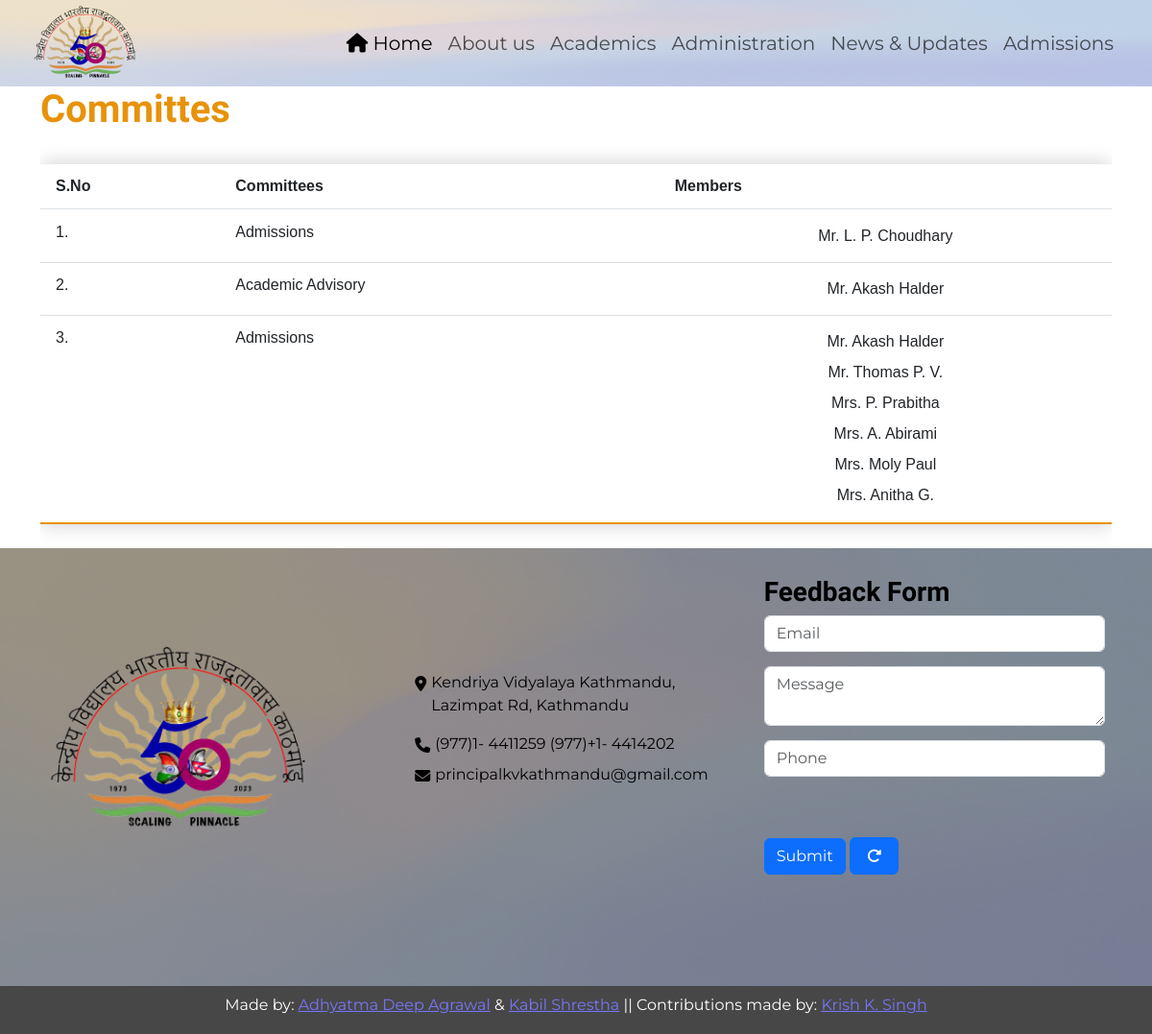
The app's page /Committees, older data.
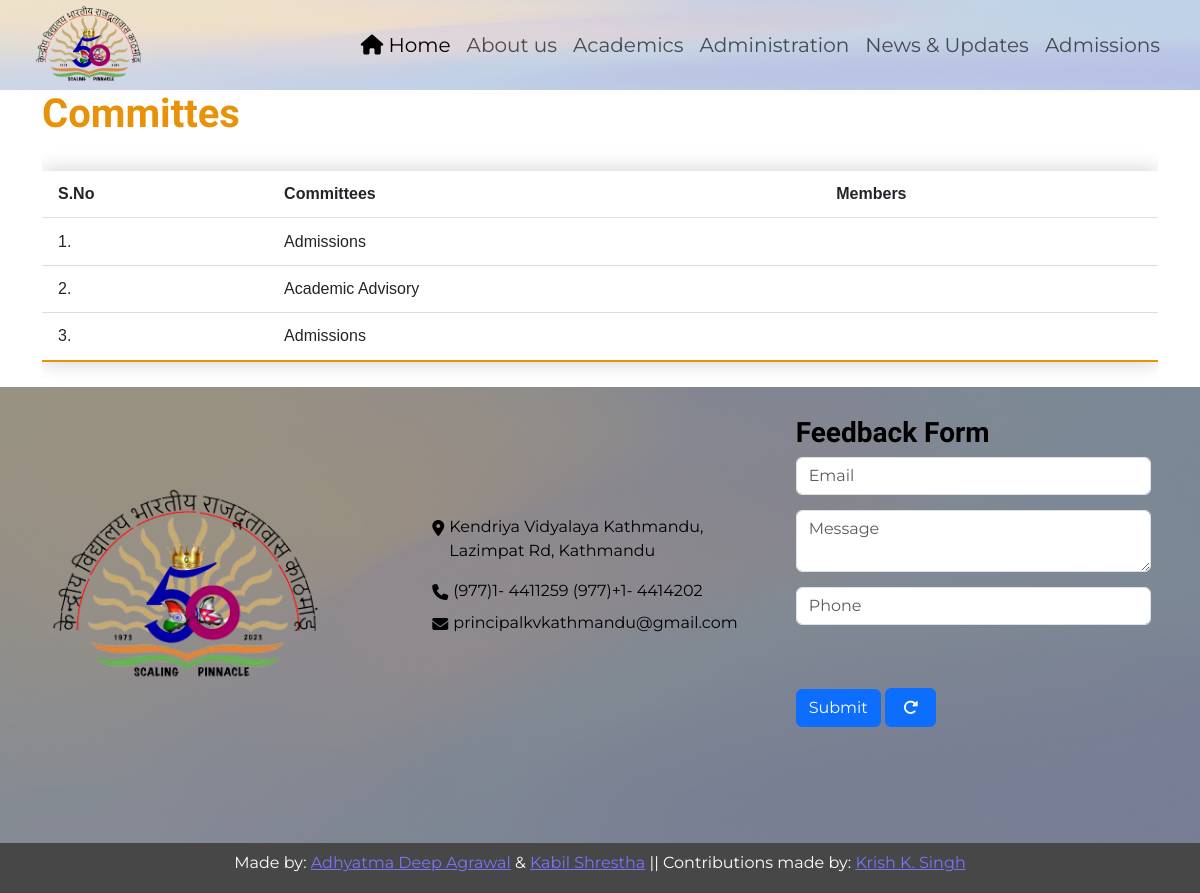
The same page, newer data.
### main_app/models.py (models this page shows, shortened)
class Committies(models.Model):
    Committee_name=models.TextField(choices=(('Admissions','Admissions'),('Academic advisory','Academic_Advisory'),('Examination','Examination'),('Transpotation','Transpotation')))
    members=models.ManyToManyField(member_list,related_name='committees')
    class Meta:
        verbose_name = "Update Committee Member"
        verbose_name_plural = "Update Committee Member"

class member_list(models.Model):
    name=models.CharField(max_length=32)
    designation=models.CharField(choices=Vacancy_posts,max_length=32)
    origin=models.CharField(choices=[("Local","Local"),("Indian","Indian")],null=False,blank=False,max_length=6)
    image=models.ImageField(upload_to='website/images/' ,blank=True ,null=True,default='website/images/PFP.jpg')
    class Meta:
        verbose_name = "Add Staff"
        verbose_name_plural = "Add Staff"

### main_app/views.py (the view)
# urls.py: path("Committees",views.committees,name="committees"),
def committees(request):
    committee=Committies.objects.all()
    return render(request,"website/committes.html",
                  {
                      "committee":committee
                  })

### main_app/templates/website/committes.html
{% extends 'website/layout.html' %}
{% block body %}
<h1 class="fade-in">Committes</h1>
<div class="table-responsive text-nowrap fade-in-up">
    <table class="table data-table no-effects">
        <thead>
            <tr>
                <th scope="col">S.no</th>
                <th scope="col">Committees</th>
                <th scope="col">Members</th>
            </tr>
        </thead>
        <tbody>
        {% for committee in committee %}
        {% with members=committee.members.all %}
            <tr>
                <td scope="row">{{forloop.counter}}.</td>
                <td>{{committee.Committee_name}}</td>
                <td style="text-align: center; line-height: 200%;">
                    {% for members in members %}
                        {{members.name}}
                        <br>
                    {% endfor %}
                </td>
            </tr>
        {% endwith %}
        {% endfor %}
        </tbody>
    </table>
</div>
{% endblock %}

Row changes from the older to the newer data that the page shows:
removed member_list: name "Mr. L. P. Choudhary", shown under Committies (number 1 of 3 on the later page)
removed member_list: name "Mr. Akash Halder"
removed member_list: name "Mr. Thomas P. V.", shown under Committies (number 3 of 3 on the later page)
removed member_list: name "Mrs. P. Prabitha", shown under Committies (number 3 of 3 on the later page)
removed member_list: name "Mrs. A. Abirami", shown under Committies (number 3 of 3 on the later page)
removed member_list: name "Mrs. Moly Paul", shown under Committies (number 3 of 3 on the later page)
removed member_list: name "Mrs. Anitha G.", shown under Committies (number 3 of 3 on the later page)
